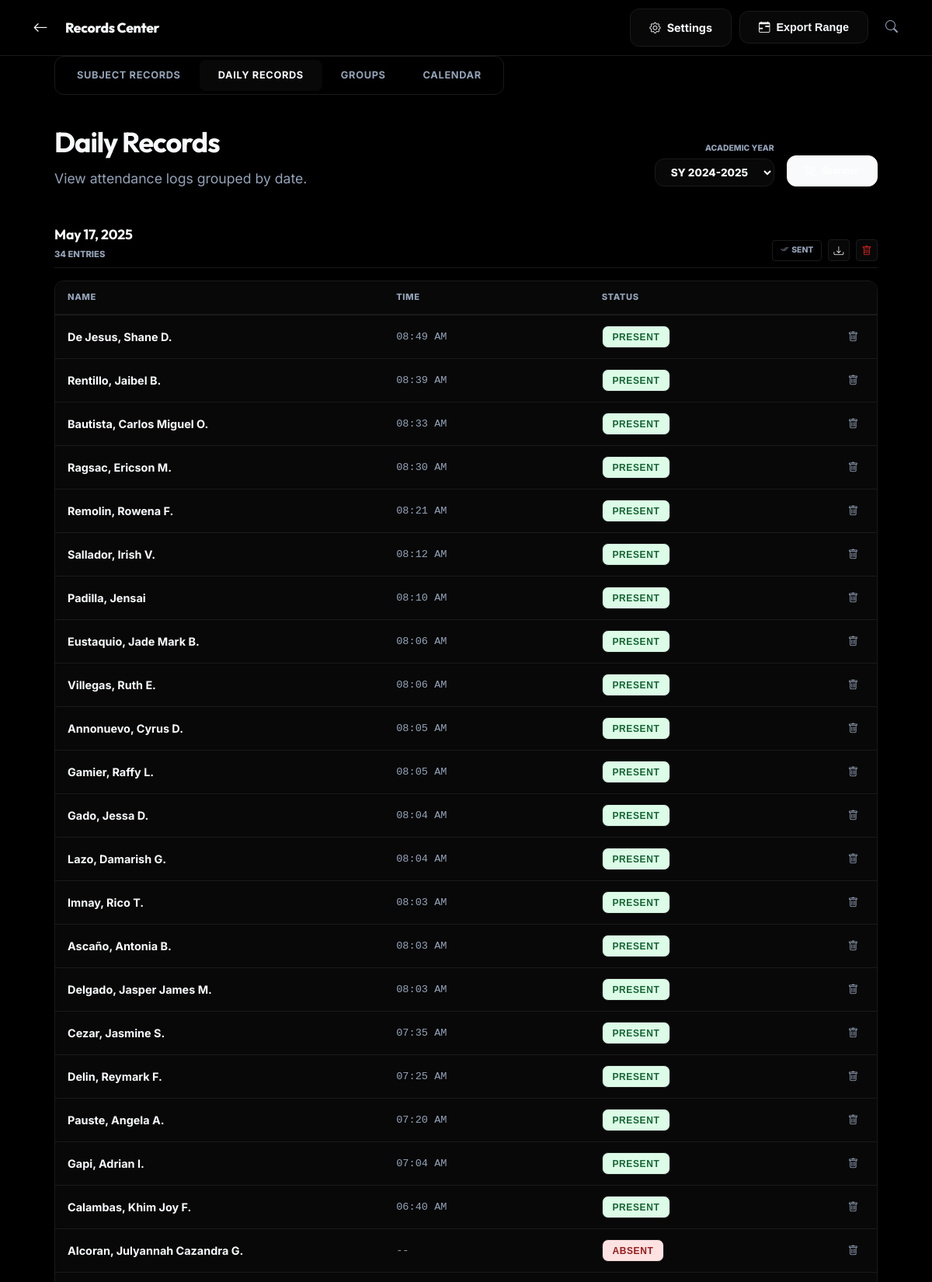
The app's page /view_attendance.php (upper part) with its own data.
### tables this page shows
CREATE TABLE settings (
        id INTEGER PRIMARY KEY AUTOINCREMENT,
        call_time TEXT NOT NULL DEFAULT '08:00',
        grace_period INTEGER NOT NULL DEFAULT 20,
        absent_after INTEGER NOT NULL DEFAULT 30,
        updated_at TIMESTAMP DEFAULT CURRENT_TIMESTAMP
    , time_in_out_enabled INTEGER NOT NULL DEFAULT 1, registration_lock INTEGER NOT NULL DEFAULT 0, billing_quota REAL NOT NULL DEFAULT 50.00, billing_mode TEXT NOT NULL DEFAULT 'fixed', am_in VARCHAR(5) DEFAULT '08:00', am_out VARCHAR(5) DEFAULT '11:00', pm_in VARCHAR(5) DEFAULT '13:00', pm_out VARCHAR(5) DEFAULT '16:00', telegram_bot_token TEXT DEFAULT '', telegram_group_id TEXT DEFAULT '', admin_telegram_id TEXT DEFAULT '', active_school_year TEXT DEFAULT 'SY 2024-2025', sy_start_date TEXT, sy_end_date TEXT);

CREATE TABLE attendance (
        id INTEGER PRIMARY KEY AUTOINCREMENT,
        qr_code TEXT NOT NULL,
        date TEXT NOT NULL,
        time TEXT NOT NULL,
        status TEXT NOT NULL CHECK(status IN ('present', 'late', 'absent')),
        recorded_at TIMESTAMP DEFAULT CURRENT_TIMESTAMP, session TEXT CHECK(session IN ('morning', 'afternoon')), time_out TIME DEFAULT NULL, deleted_at DATETIME DEFAULT NULL, school_year TEXT,
        FOREIGN KEY(qr_code) REFERENCES users(qr_code) ON DELETE CASCADE
    );

CREATE TABLE users (
        qr_code TEXT PRIMARY KEY,
        name TEXT NOT NULL,
        created_at TIMESTAMP DEFAULT CURRENT_TIMESTAMP,
        updated_at TIMESTAMP DEFAULT CURRENT_TIMESTAMP
    , birthday DATE, email TEXT, student_type TEXT DEFAULT 'regular', first_name TEXT, last_name TEXT, middle_initial TEXT, course TEXT, place_of_birth TEXT, sex TEXT, civil_status TEXT, religion TEXT, citizenship TEXT, contact_number TEXT, section TEXT, deleted_at DATETIME DEFAULT NULL, year_level TEXT DEFAULT '1st');

### view_attendance.php (the view, shortened to what this page needs)
<?php
require_once "includes/db.php";
$limit = 10;
$page = isset($_GET['page']) ? max(1, intval($_GET['page'])) : 1;
$offset = ($page - 1) * $limit;
$stmt = $pdo->prepare("
    SELECT
        DISTINCT date,
        (SELECT COUNT(*) FROM attendance WHERE date = a.date) as record_count,
        (SELECT 1 FROM notified_contexts WHERE subject_id = 0 AND date = a.date LIMIT 1) as is_notified
    FROM attendance a
    ORDER BY date DESC
    LIMIT ? OFFSET ?
");
$stmt->execute([$limit, $offset]);
$dates = $stmt->fetchAll(PDO::FETCH_ASSOC);
$sy_list = $pdo->query("SELECT DISTINCT school_year FROM attendance WHERE school_year IS NOT NULL ORDER BY school_year DESC")->fetchAll(PDO::FETCH_COLUMN);
$active_sy = $_GET['sy'] ?? $pdo->query("SELECT active_school_year FROM settings LIMIT 1")->fetchColumn();
$stmt = $pdo->prepare("
    SELECT
        DISTINCT date,
        (SELECT COUNT(*) FROM attendance WHERE date = a.date AND (school_year = ? OR school_year IS NULL)) as record_count,
        (SELECT 1 FROM notified_contexts WHERE subject_id = 0 AND date = a.date LIMIT 1) as is_notified
    FROM attendance a
    WHERE school_year = ? OR school_year IS NULL
    ORDER BY date DESC
    LIMIT ? OFFSET ?
");
$stmt->execute([$active_sy, $active_sy, $limit, $offset]);
$dates = $stmt->fetchAll(PDO::FETCH_ASSOC);
?>
<!DOCTYPE html>
<html lang="en">
<head>
    <link href="assets/css/style.css" rel="stylesheet">
    <link rel="stylesheet" href="assets/vendor/bootstrap-icons/bootstrap-icons.css">
</head>
<body>
    <?php
    $navbar_actions = '
        <a href="settings.php" class="btn btn-ghost">
            <i class="bi bi-gear"></i> <span class="d-none-mobile">Settings</span>
        </a>
        <button onclick="exportRange()" class="btn btn-ghost">
            <i class="bi bi-calendar-range"></i> <span class="d-none-mobile">Export Range</span>
        </button>
    ';
    include 'includes/navbar.php';
    ?>
    <main class="container">
        <div class="animate-fade-up">
            <div class="nav-tabs">
                <a href="view_subjects_list.php" class="nav-link">Subject Records</a>
                <a href="view_attendance.php" class="nav-link active">Daily Records</a>
                <a href="groups.php" class="nav-link">Groups</a>
                <a href="calendar.php" class="nav-link">Calendar</a>
            </div>
            <div class="mobile-force-stack" style="margin-bottom: 3rem; display: flex; justify-content: space-between; align-items: flex-end; gap: 1rem;">
                <div>
                    <h1 style="margin-bottom: 0.5rem; letter-spacing: -0.03em;">Daily Records</h1>
                    <p style="color: var(--text-muted); font-size: 1.1rem; line-height: 1.2;">
                        View attendance logs grouped by date.
                    </p>
                </div>
                <div style="flex-shrink: 0; display: flex; gap: 1rem; align-items: flex-end;">
                     <div style="text-align: right;">
                        <label style="font-size: 0.65rem; font-weight: 800; color: var(--text-muted); text-transform: uppercase; margin-bottom: 5px; display: block;">Academic Year</label>
                        <select onchange="window.location.href='?sy='+this.value" class="form-control" style="font-weight: 800; border-radius: 12px; font-size: 0.85rem; padding: 0.5rem 1rem; cursor: pointer; background: var(--bg-card);">
                            <?php foreach ($sy_list as $sy): ?>
                                <option value="<?= htmlspecialchars($sy) ?>" <?= $active_sy == $sy ? 'selected' : '' ?>><?= htmlspecialchars($sy) ?></option>
                            <?php endforeach; ?>
                        </select>
                     </div>
                     <button onclick="window.location.href='scan.php'" class="btn btn-primary btn-sm" style="padding: 0.75rem 1.5rem; font-weight: 800; border-radius: 12px; height: fit-content;">
                        <i class="bi bi-qr-code-scan"></i> Scanner
                     </button>
                </div>
            </div>
        </div>
        <?php if (empty($dates)): ?>
            <div class="animate-fade-up" style="padding: 4rem; text-align: center; border: 1px dashed var(--border); border-radius: var(--radius-lg);">
                <i class="bi bi-calendar-x" style="font-size: 2rem; color: var(--text-muted); display: block; margin-bottom: 1rem;"></i>
                <p style="color: var(--text-muted); margin-bottom: 1.5rem;">No attendance records found.</p>
                <a href="scan.php" class="btn btn-primary" style="font-size: 0.9rem;">Start Scanning</a>
            </div>
        <?php else: ?>
            <?php foreach ($dates as $idx => $row):
                $stagger = "stagger-" . min($idx + 1, 8);
            ?>
                <div class="animate-fade-up <?= $stagger ?>" style="margin-bottom: 2rem;">
                    <div style="display: flex; justify-content: space-between; align-items: flex-end; margin-bottom: 1rem; padding-bottom: 0.5rem; border-bottom: 1px solid var(--border);">
                        <div>
                            <h3 style="margin: 0; font-size: 1.1rem; font-weight: 700; color: var(--text-main); letter-spacing: -0.01em;">
                                <?= date('F j, Y', strtotime($row['date'])) ?>
                            </h3>
                            <span style="font-size: 0.7rem; color: var(--text-muted); font-weight: 800; text-transform: uppercase; margin-top: 2px; display: block;">
                                <?= $row['record_count'] ?> Entries
                            </span>
                        </div>
                        <div style="display: flex; gap: 0.5rem; align-items: center;">
                            <?php if ($row['is_notified']): ?>
                                <span style="font-size: 0.65rem; color: var(--text-muted); padding: 0.25rem 0.6rem; border: 1px solid var(--border); border-radius: 4px; display: flex; align-items: center; gap: 4px; font-weight: 800;">
                                    <i class="bi bi-check2-all"></i> SENT
                                </span>
                            <?php else: ?>
                                <button onclick="notifyAbsentees('<?= $row['date'] ?>')" class="btn btn-ghost" style="color: var(--primary); font-size: 0.65rem; padding: 0.25rem 0.6rem; border: 1px solid var(--border); border-radius: 4px; font-weight: 800; text-transform: uppercase;">
                                    Notify
                                </button>
                            <?php endif; ?>
                            <button onclick="exportDay('<?= $row['date'] ?>')" class="btn btn-ghost" style="font-size: 0.8rem; padding: 0; height: 28px; width: 28px; display: flex; align-items: center; justify-content: center; border-radius: 4px; border: 1px solid var(--border);" title="Export">
                                <i class="bi bi-download"></i>
                            </button>
                            <button onclick="confirmDelete('date', '<?= $row['date'] ?>')"
                                    class="btn btn-ghost" style="color: var(--danger); font-size: 0.8rem; padding: 0; height: 28px; width: 28px; display: flex; align-items: center; justify-content: center; border-radius: 4px; border: 1px solid var(--border);" title="Clear All">
                                <i class="bi bi-trash"></i>
                            </button>
                        </div>
                    </div>
                    <div class="table-wrapper">
                        <table class="mobile-card-table">
                            <thead>
                                <tr>
                                    <th style="width: 40%;">Name</th>
                                    <th style="width: 25%;">Time</th>
                                    <th style="width: 25%;">Status</th>
                                    <th style="width: 10%; text-align: right;"></th>
                                </tr>
                            </thead>
                            <tbody>
                                <?php
                                 $records = $pdo->prepare("SELECT a.id, a.time, a.status, u.name
                                                      FROM attendance a
                                                      JOIN users u ON a.qr_code = u.qr_code
                                                      WHERE a.date = ? AND (a.school_year = ? OR a.school_year IS NULL)
                                                      ORDER BY a.time DESC");
                                 $records->execute([$row['date'], $active_sy]);
                                 $records = $records->fetchAll(PDO::FETCH_ASSOC);
                                foreach ($records as $r):
                                ?>
                                <tr class="hover-lift">
                                    <td data-label="Name" style="font-weight: 700; color: var(--text-main);"><?= htmlspecialchars($r['name']) ?></td>
                                    <td data-label="Time" style="color: var(--text-muted); font-family: 'JetBrains Mono', monospace; font-size: 0.85rem;">
                                        <?= $r['status'] == 'absent' ? '--' : date('h:i A', strtotime($r['time'])) ?>
                                    </td>
                                    <td data-label="Status">
                                        <button onclick="toggleStatus(<?= $r['id'] ?>, 'global', this)" class="badge <?= $r['status'] ?>" style="border:1px solid var(--border); font-size: 0.75rem; padding: 0.4rem 0.8rem; border-radius: 8px; cursor: pointer; min-width: 80px; font-weight: 800; text-transform: uppercase;">
                                            <?= $r['status'] ?>
                                        </button>
                                    </td>
                                    <td data-label="Action" style="text-align: right;">
                                        <button onclick="confirmDelete('id', <?= $r['id'] ?>)" style="background: none; border: none; cursor: pointer; color: var(--text-muted); padding: 0.5rem; transition: color 0.2s;">
                                            <i class="bi bi-trash"></i>
                                        </button>
                                    </td>
                                </tr>
                                <?php endforeach; ?>
                            </tbody>
                        </table>
                    </div>
                </div>
            <?php endforeach; ?>
        <?php endif; ?>
    </main>
</body>
</html>

### records on screen
settings: active_school_year "SY 2024-2025"
attendance: qr_code.name "De Jesus, Shane D.", time "08:49 AM", status "PRESENT"
attendance: qr_code.name "Rentillo, Jaibel B.", time "08:39 AM", status "PRESENT"
attendance: qr_code.name "Bautista, Carlos Miguel O.", time "08:33 AM", status "PRESENT"
attendance: qr_code.name "Ragsac, Ericson M.", time "08:30 AM", status "PRESENT"
attendance: qr_code.name "Remolin, Rowena F.", time "08:21 AM", status "PRESENT"
attendance: qr_code.name "Sallador, Irish V.", time "08:12 AM", status "PRESENT"
attendance: qr_code.name "Padilla, Jensai", time "08:10 AM", status "PRESENT"
attendance: qr_code.name "Eustaquio, Jade Mark B.", time "08:06 AM", status "PRESENT"
attendance: qr_code.name "Villegas, Ruth E.", time "08:06 AM", status "PRESENT"
attendance: qr_code.name "Annonuevo, Cyrus D.", time "08:05 AM", status "PRESENT"
attendance: qr_code.name "Gamier, Raffy L.", time "08:05 AM", status "PRESENT"
attendance: qr_code.name "Gado, Jessa D.", time "08:04 AM", status "PRESENT"
attendance: qr_code.name "Lazo, Damarish G.", time "08:04 AM", status "PRESENT"
attendance: qr_code.name "Imnay, Rico T.", time "08:03 AM", status "PRESENT"
attendance: qr_code.name "Ascaño, Antonia B.", time "08:03 AM", status "PRESENT"
attendance: qr_code.name "Delgado, Jasper James M.", time "08:03 AM", status "PRESENT"
attendance: qr_code.name "Cezar, Jasmine S.", time "07:35 AM", status "PRESENT"
attendance: qr_code.name "Delin, Reymark F.", time "07:25 AM", status "PRESENT"
attendance: qr_code.name "Pauste, Angela A.", time "07:20 AM", status "PRESENT"
attendance: qr_code.name "Gapi, Adrian I.", time "07:04 AM", status "PRESENT"
attendance: qr_code.name "Calambas, Khim Joy F.", time "06:40 AM", status "PRESENT"
attendance: qr_code.name "Alcoran, Julyannah Cazandra G.", status "ABSENT"

### other values on screen
$title "Records Center"
date('F j, Y', strtotime($row['date'])) "May 17, 2025"
$row['record_count'] "34"
